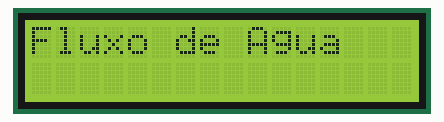
A sketch run on a simulated Arduino Uno, built with avr-gcc and run on an emulated ATmega328P. Shown: 16×2 character LCD. Storage starts empty.

Above: at 0.1 s.
At 2.4 s:
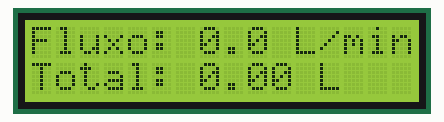

The sketch:

codigo_novo_Fluxo.SD.ino
```cpp
#include <LiquidCrystal.h>
#include <SD.h>

// Define os pinos do LCD
const int rs = 12, en = 11, d4 = 5, d5 = 4, d6 = 3, d7 = 2;
LiquidCrystal lcd(rs, en, d4, d5, d6, d7);

const int sensorPin = 18;  // Pino digital conectado ao sensor de fluxo
const int chipSelect = 4;  // Pino CS para o módulo SD

volatile int pulseCount = 0;
unsigned long oldTime = 0;

float calibrationFactor = 4.5;  // Fator de calibração para o sensor
float flowRate = 0.0;
float flowMilliLitres = 0;
float totalLitres = 0.0;

File dataFile;

void setup() {
  pinMode(sensorPin, INPUT_PULLUP);
  attachInterrupt(digitalPinToInterrupt(sensorPin), pulseCounter, FALLING);

  lcd.begin(16, 2);
  lcd.print("Fluxo de Agua");
  delay(2000);
  lcd.clear();

  if (!SD.begin(chipSelect)) {
    lcd.clear();
    lcd.setCursor(0, 0);
    lcd.print("Erro SD");
    while (1); // Trava o código em caso de erro
  }

  dataFile = SD.open("dados.txt", FILE_WRITE);
  if (!dataFile) {
    lcd.clear();
    lcd.setCursor(0, 0);
    lcd.print("Erro abrir arquivo");
    while (1); // Trava o código em caso de erro
  }

  oldTime = millis();
}

void loop() {
  if ((millis() - oldTime) > 250) {  // Calcula o fluxo a cada 250 ms
    detachInterrupt(digitalPinToInterrupt(sensorPin));

    flowRate = ((1000.0 / (millis() - oldTime)) * pulseCount) / calibrationFactor;
    flowMilliLitres = (flowRate / 60) * 1000;
    totalLitres += flowMilliLitres / 1000.0;

    // Exibindo no LCD
    lcd.clear();
    lcd.setCursor(0, 0);
    lcd.print("Fluxo: ");
    lcd.print(flowRate, 1);
    lcd.print(" L/min");
    lcd.setCursor(0, 1);
    lcd.print("Total: ");
    lcd.print(totalLitres, 2);
    lcd.print(" L");

    // Salvando dados no arquivo SD
    if (dataFile) {
      dataFile.print("Fluxo: ");
      dataFile.print(flowRate, 1);
      dataFile.print(" L/min, ");
      dataFile.print("Total: ");
      dataFile.println(totalLitres, 2);
      dataFile.flush(); // Garante que os dados sejam escritos no cartão SD
    }

    pulseCount = 0;
    oldTime = millis();

    attachInterrupt(digitalPinToInterrupt(sensorPin), pulseCounter, FALLING);
  }
}

void pulseCounter() {
  pulseCount++;
}
```
